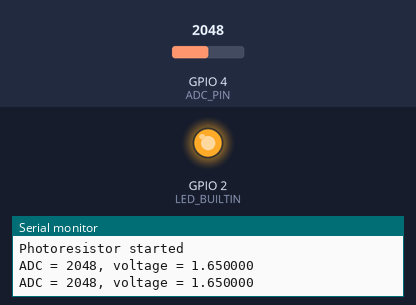
Simulated run of this sketch. Board: ESP32. Parts: output pins drawn as LEDs (lit = HIGH), the last lines printed to the serial monitor. Inputs (shaded band) come from the test bench; at power-on: GPIO 4 (ADC_PIN) = 2048.

Above: at 1.8 s.
1.9 s: GPIO 4 (ADC_PIN) set to 2422
3.4 s: GPIO 4 (ADC_PIN) set to 2549
At 5.2 s:
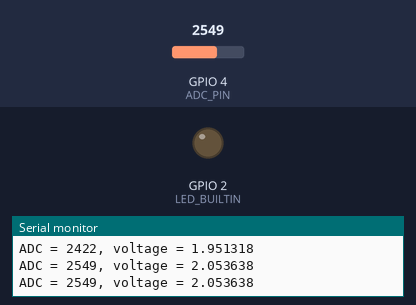
5.5 s: GPIO 4 (ADC_PIN) set to 2047
At 6.8 s:
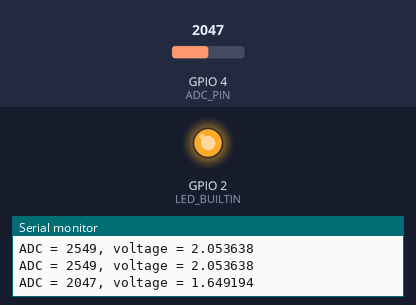
7.5 s: GPIO 4 (ADC_PIN) set to 2866
At 8.4 s:
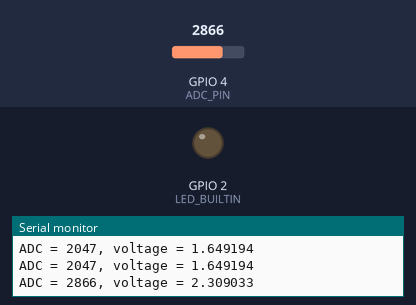
Timing chart, 0 to 10.5 s (numbered marks = the images above; inputs shaded):
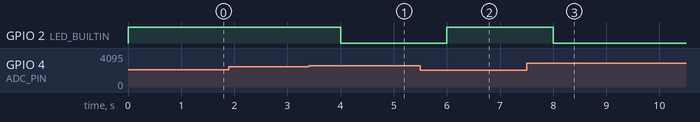

The sketch:

Photoresistor.ino
```cpp
#define LED_BUILTIN 2
#define ADC_PIN 4

void setup() {
  Serial.begin(115200);
  while (!Serial)
    delay(1000);
  Serial.println("Photoresistor started");

  pinMode(LED_BUILTIN, OUTPUT);
}

void loop() {
  // Read the photoresistor voltage
  int adcval = analogRead(ADC_PIN);
  float v = 3.3*adcval/4096;
  Serial.printf("ADC = %d, voltage = %f\n", adcval, v);

  // Set the on board LED
  if (v > 2)
    digitalWrite(LED_BUILTIN, LOW);
  else
    digitalWrite(LED_BUILTIN, HIGH);

  // Wait for a second
  delay(1000);
}
```

Measured:
- the behaviour switches between 2482 and 2483 on GPIO 4 (ADC_PIN) (found by bisection; images 0 and 1)
- after the input at 3.4 s, GPIO 2 (LED_BUILTIN): HIGH → LOW after 0.60 s
- after the input at 5.5 s, GPIO 2 (LED_BUILTIN): LOW → HIGH after 0.50 s
- after the input at 7.5 s, GPIO 2 (LED_BUILTIN): HIGH → LOW after 0.50 s
